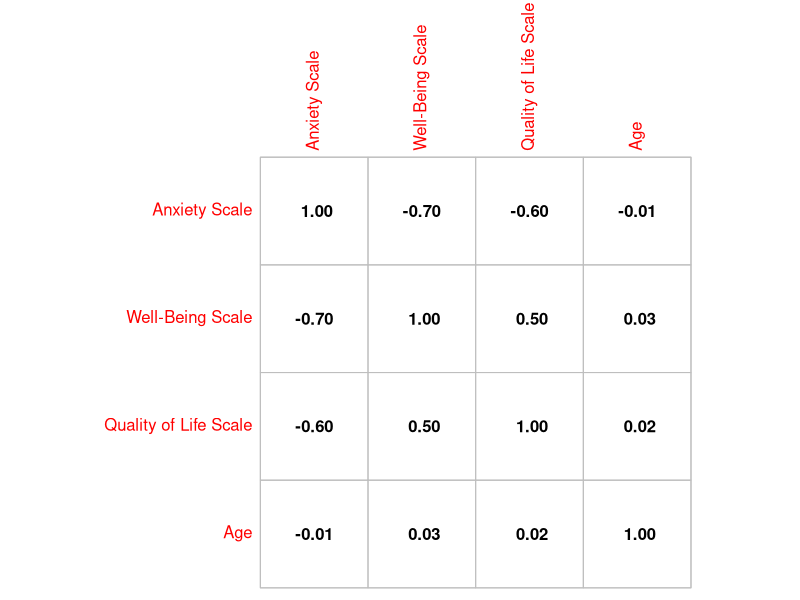

The R source for this figure:
## ---- chunk 1
library("corrplot")

mat = matrix(c(1, -0.7, -0.6, -0.01,
               -0.7, 1, 0.5, 0.03,
               -0.6, 0.5, 1, 0.02,
               -0.01, 0.03, 0.02, 1
), byrow=TRUE, ncol=4)

colnames(mat)=rownames(mat)=c("Anxiety Scale", "Well-Being Scale", "Quality of Life Scale", "Age")


# isSymmetric.matrix(mat)
corrplot(mat, method = "number", col = "black", cl.pos = "n" )
